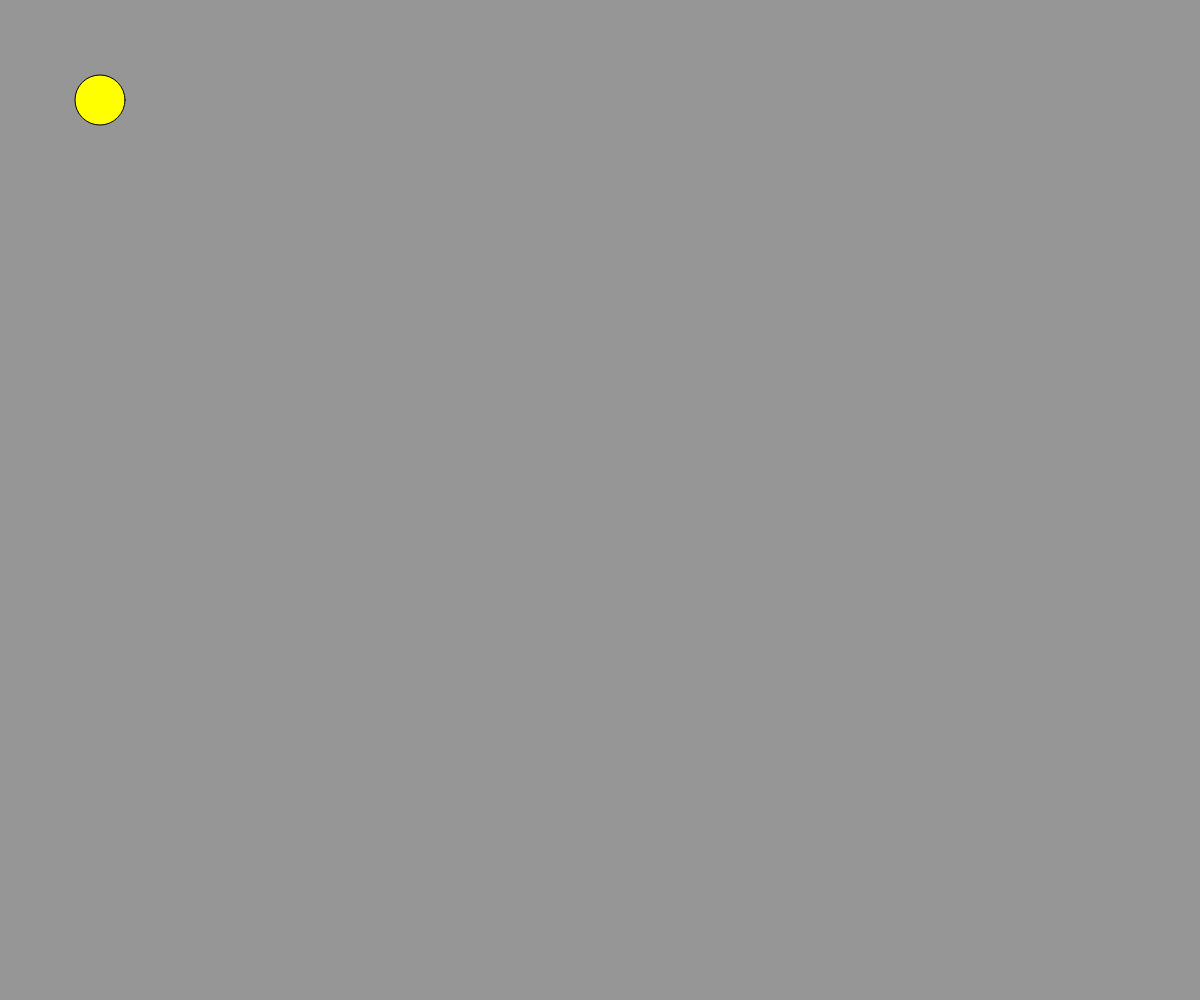
Frame 1 (no input)
Frame 60 (no input): identical to frame 1, image omitted
Frame 120 (the mouse pressed at the canvas centre since frame 60): identical to frame 1, image omitted

The p5.js sketch that drew this single still picture (run headless with seeded random() and noise() and a simulated clock; from frame 60 on, the mouse is pressed at the canvas centre):

// p5.js sketch
// ── sketch.js
function setup() {
  createCanvas(windowWidth, windowHeight);
  background(150);
  
  yellow(100, 100, 50);
}

function draw() {
  
}

function yellow(x, y, radius) {
  fill("yellow");
  circle(x, y, radius);
}
